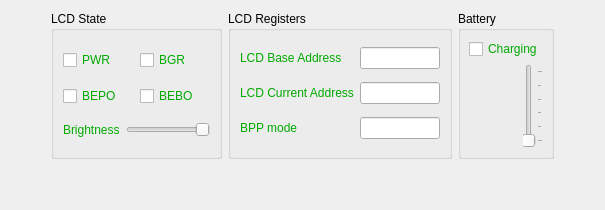
          <widget class="QWidget" name="misctab">
           <attribute name="title">
            <string>Misc.</string>
           </attribute>
           <layout class="QGridLayout" name="gridLayout_16">
            <item row="1" column="3">
             <widget class="QGroupBox" name="groupBox_7">
              <property name="sizePolicy">
               <sizepolicy hsizetype="Preferred" vsizetype="Maximum">
                <horstretch>0</horstretch>
                <verstretch>0</verstretch>
               </sizepolicy>
              </property>
              <property name="title">
               <string>Battery</string>
              </property>
              <layout class="QGridLayout" name="gridLayout_18">
               <property name="leftMargin">
                <number>8</number>
               </property>
               <property name="topMargin">
                <number>8</number>
               </property>
               <property name="rightMargin">
                <number>8</number>
               </property>
               <property name="bottomMargin">
                <number>8</number>
               </property>
               <property name="spacing">
                <number>5</number>
               </property>
               <item row="2" column="1">
                <widget class="QSlider" name="sliderBattery">
                 <property name="minimum">
                  <number>0</number>
                 </property>
                 <property name="maximum">
                  <number>5</number>
                 </property>
                 <property name="pageStep">
                  <number>2</number>
                 </property>
                 <property name="tickPosition">
                  <enum>QSlider::TicksBelow</enum>
                 </property>
                 <property name="tickInterval">
                  <number>1</number>
                 </property>
                </widget>
               </item>
               <item row="2" column="0">
                <widget class="QLabel" name="labelBattery"/>
               </item>
               <item row="1" column="0" colspan="2">
                <widget class="QCheckBox" name="checkCharging">
                 <property name="palette">
                  <palette>
                   <active>
                    <colorrole role="WindowText">
                     <brush brushstyle="SolidPattern">
                      <color alpha="255">
                       <red>0</red>
                       <green>170</green>
                       <blue>0</blue>
                      </color>
                     </brush>
                    </colorrole>
                   </active>
                   <inactive>
                    <colorrole role="WindowText">
                     <brush brushstyle="SolidPattern">
                      <color alpha="255">
                       <red>0</red>
                       <green>170</green>
                       <blue>0</blue>
                      </color>
                     </brush>
                    </colorrole>
                   </inactive>
                   <disabled>
                    <colorrole role="WindowText">
                     <brush brushstyle="SolidPattern">
                      <color alpha="255">
                       <red>120</red>
                       <green>120</green>
                       <blue>120</blue>
                      </color>
                     </brush>
                    </colorrole>
                   </disabled>
                  </palette>
                 </property>
                 <property name="text">
                  <string>Charging</string>
                 </property>
                </widget>
               </item>
              </layout>
             </widget>
            </item>
            <item row="1" column="0">
             <spacer name="horizontalSpacer_12">
              <property name="orientation">
               <enum>Qt::Horizontal</enum>
              </property>
              <property name="sizeType">
               <enum>QSizePolicy::Ignored</enum>
              </property>
              <property name="sizeHint" stdset="0">
               <size>
                <width>40</width>
                <height>20</height>
               </size>
              </property>
             </spacer>
            </item>
            <item row="1" column="4">
             <spacer name="horizontalSpacer_13">
              <property name="orientation">
               <enum>Qt::Horizontal</enum>
              </property>
              <property name="sizeType">
               <enum>QSizePolicy::Ignored</enum>
              </property>
              <property name="sizeHint" stdset="0">
               <size>
                <width>40</width>
                <height>20</height>
               </size>
              </property>
             </spacer>
            </item>
            <item row="1" column="2">
             <widget class="QGroupBox" name="groupBox_6">
              <property name="sizePolicy">
               <sizepolicy hsizetype="Preferred" vsizetype="Preferred">
                <horstretch>0</horstretch>
                <verstretch>0</verstretch>
               </sizepolicy>
              </property>
              <property name="title">
               <string>LCD Registers</string>
              </property>
              <layout class="QGridLayout" name="gridLayout_17">
               <item row="2" column="1">
                <widget class="QLineEdit" name="lcdcurrView">
                 <property name="sizePolicy">
                  <sizepolicy hsizetype="Preferred" vsizetype="Fixed">
                   <horstretch>0</horstretch>
                   <verstretch>0</verstretch>
                  </sizepolicy>
                 </property>
                 <property name="minimumSize">
                  <size>
                   <width>60</width>
                   <height>0</height>
                  </size>
                 </property>
                 <property name="maximumSize">
                  <size>
                   <width>80</width>
                   <height>16777215</height>
                  </size>
                 </property>
                 <property name="inputMask">
                  <string notr="true">&gt;HHHHHH</string>
                 </property>
                 <property name="text">
                  <string notr="true"/>
                 </property>
                </widget>
               </item>
               <item row="1" column="1">
                <widget class="QLineEdit" name="lcdbaseView">
                 <property name="sizePolicy">
                  <sizepolicy hsizetype="Preferred" vsizetype="Fixed">
                   <horstretch>0</horstretch>
                   <verstretch>0</verstretch>
                  </sizepolicy>
                 </property>
                 <property name="minimumSize">
                  <size>
                   <width>60</width>
                   <height>0</height>
                  </size>
                 </property>
                 <property name="maximumSize">
                  <size>
                   <width>80</width>
                   <height>16777215</height>
                  </size>
                 </property>
                 <property name="inputMask">
                  <string notr="true">&gt;HHHHHH</string>
                 </property>
                 <property name="text">
                  <string notr="true"/>
                 </property>
                </widget>
               </item>
               <item row="1" column="0">
                <widget class="QLabel" name="labelLCDbase">
                 <property name="palette">
                  <palette>
                   <active>
                    <colorrole role="WindowText">
                     <brush brushstyle="SolidPattern">
                      <color alpha="255">
                       <red>0</red>
                       <green>170</green>
                       <blue>0</blue>
                      </color>
                     </brush>
                    </colorrole>
                   </active>
                   <inactive>
                    <colorrole role="WindowText">
                     <brush brushstyle="SolidPattern">
                      <color alpha="255">
                       <red>0</red>
                       <green>170</green>
                       <blue>0</blue>
                      </color>
                     </brush>
                    </colorrole>
                   </inactive>
                   <disabled>
                    <colorrole role="WindowText">
                     <brush brushstyle="SolidPattern">
                      <color alpha="255">
                       <red>120</red>
                       <green>120</green>
                       <blue>120</blue>
                      </color>
                     </brush>
                    </colorrole>
                   </disabled>
                  </palette>
                 </property>
                 <property name="text">
                  <string>LCD Base Address</string>
                 </property>
                </widget>
               </item>
               <item row="2" column="0">
                <widget class="QLabel" name="labelLCDcurr">
                 <property name="palette">
                  <palette>
                   <active>
                    <colorrole role="WindowText">
                     <brush brushstyle="SolidPattern">
                      <color alpha="255">
                       <red>0</red>
                       <green>170</green>
                       <blue>0</blue>
                      </color>
                     </brush>
                    </colorrole>
                   </active>
                   <inactive>
                    <colorrole role="WindowText">
                     <brush brushstyle="SolidPattern">
                      <color alpha="255">
                       <red>0</red>
                       <green>170</green>
                       <blue>0</blue>
                      </color>
                     </brush>
                    </colorrole>
                   </inactive>
                   <disabled>
                    <colorrole role="WindowText">
                     <brush brushstyle="SolidPattern">
                      <color alpha="255">
                       <red>120</red>
                       <green>120</green>
                       <blue>120</blue>
                      </color>
                     </brush>
                    </colorrole>
                   </disabled>
                  </palette>
                 </property>
                 <property name="text">
                  <string>LCD Current Address</string>
                 </property>
                </widget>
               </item>
               <item row="3" column="0">
                <widget class="QLabel" name="labelBPP">
                 <property name="palette">
                  <palette>
                   <active>
                    <colorrole role="WindowText">
                     <brush brushstyle="SolidPattern">
                      <color alpha="255">
                       <red>0</red>
                       <green>170</green>
                       <blue>0</blue>
                      </color>
                     </brush>
                    </colorrole>
                   </active>
                   <inactive>
                    <colorrole role="WindowText">
                     <brush brushstyle="SolidPattern">
                      <color alpha="255">
                       <red>0</red>
                       <green>170</green>
                       <blue>0</blue>
                      </color>
                     </brush>
                    </colorrole>
                   </inactive>
                   <disabled>
                    <colorrole role="WindowText">
                     <brush brushstyle="SolidPattern">
                      <color alpha="255">
                       <red>120</red>
                       <green>120</green>
                       <blue>120</blue>
                      </color>
                     </brush>
                    </colorrole>
                   </disabled>
                  </palette>
                 </property>
                 <property name="text">
                  <string>BPP mode</string>
                 </property>
                </widget>
               </item>
               <item row="3" column="1">
                <widget class="QLineEdit" name="bppView">
                 <property name="sizePolicy">
                  <sizepolicy hsizetype="Preferred" vsizetype="Fixed">
                   <horstretch>0</horstretch>
                   <verstretch>0</verstretch>
                  </sizepolicy>
                 </property>
                 <property name="minimumSize">
                  <size>
                   <width>60</width>
                   <height>0</height>
                  </size>
                 </property>
                 <property name="maximumSize">
                  <size>
                   <width>80</width>
                   <height>16777215</height>
                  </size>
                 </property>
                 <property name="inputMask">
                  <string>&gt;99</string>
                 </property>
                </widget>
               </item>
              </layout>
             </widget>
            </item>
            <item row="1" column="1">
             <widget class="QGroupBox" name="groupBox_4">
              <property name="sizePolicy">
               <sizepolicy hsizetype="Preferred" vsizetype="Preferred">
                <horstretch>0</horstretch>
                <verstretch>0</verstretch>
               </sizepolicy>
              </property>
              <property name="title">
               <string>LCD State</string>
              </property>
              <layout class="QGridLayout" name="gridLayout_14">
               <item row="1" column="0">
                <widget class="QCheckBox" name="checkPowered">
                 <property name="palette">
                  <palette>
                   <active>
                    <colorrole role="WindowText">
                     <brush brushstyle="SolidPattern">
                      <color alpha="255">
                       <red>0</red>
                       <green>170</green>
                       <blue>0</blue>
                      </color>
                     </brush>
                    </colorrole>
                   </active>
                   <inactive>
                    <colorrole role="WindowText">
                     <brush brushstyle="SolidPattern">
                      <color alpha="255">
                       <red>0</red>
                       <green>170</green>
                       <blue>0</blue>
                      </color>
                     </brush>
                    </colorrole>
                   </inactive>
                   <disabled>
                    <colorrole role="WindowText">
                     <brush brushstyle="SolidPattern">
                      <color alpha="255">
                       <red>120</red>
                       <green>120</green>
                       <blue>120</blue>
                      </color>
                     </brush>
                    </colorrole>
                   </disabled>
                  </palette>
                 </property>
                 <property name="text">
                  <string>PWR</string>
                 </property>
                 <property name="checkable">
                  <bool>true</bool>
                 </property>
                 <property name="checked">
                  <bool>false</bool>
                 </property>
                </widget>
               </item>
               <item row="2" column="0">
                <widget class="QCheckBox" name="checkBEPO">
                 <property name="palette">
                  <palette>
                   <active>
                    <colorrole role="WindowText">
                     <brush brushstyle="SolidPattern">
                      <color alpha="255">
                       <red>0</red>
                       <green>170</green>
                       <blue>0</blue>
                      </color>
                     </brush>
                    </colorrole>
                   </active>
                   <inactive>
                    <colorrole role="WindowText">
                     <brush brushstyle="SolidPattern">
                      <color alpha="255">
                       <red>0</red>
                       <green>170</green>
                       <blue>0</blue>
                      </color>
                     </brush>
                    </colorrole>
                   </inactive>
                   <disabled>
                    <colorrole role="WindowText">
                     <brush brushstyle="SolidPattern">
                      <color alpha="255">
                       <red>120</red>
                       <green>120</green>
                       <blue>120</blue>
                      </color>
                     </brush>
                    </colorrole>
                   </disabled>
                  </palette>
                 </property>
                 <property name="text">
                  <string>BEPO</string>
                 </property>
                </widget>
               </item>
               <item row="1" column="1">
                <widget class="QCheckBox" name="checkBGR">
                 <property name="palette">
                  <palette>
                   <active>
                    <colorrole role="WindowText">
                     <brush brushstyle="SolidPattern">
                      <color alpha="255">
                       <red>0</red>
                       <green>170</green>
                       <blue>0</blue>
                      </color>
                     </brush>
                    </colorrole>
                   </active>
                   <inactive>
                    <colorrole role="WindowText">
                     <brush brushstyle="SolidPattern">
                      <color alpha="255">
                       <red>0</red>
                       <green>170</green>
                       <blue>0</blue>
                      </color>
                     </brush>
                    </colorrole>
                   </inactive>
                   <disabled>
                    <colorrole role="WindowText">
                     <brush brushstyle="SolidPattern">
                      <color alpha="255">
                       <red>120</red>
                       <green>120</green>
                       <blue>120</blue>
                      </color>
                     </brush>
                    </colorrole>
                   </disabled>
                  </palette>
                 </property>
                 <property name="text">
                  <string>BGR</string>
                 </property>
                </widget>
               </item>
               <item row="2" column="1">
                <widget class="QCheckBox" name="checkBEBO">
                 <property name="palette">
                  <palette>
                   <active>
                    <colorrole role="WindowText">
                     <brush brushstyle="SolidPattern">
                      <color alpha="255">
                       <red>0</red>
                       <green>170</green>
                       <blue>0</blue>
                      </color>
                     </brush>
                    </colorrole>
                   </active>
                   <inactive>
                    <colorrole role="WindowText">
                     <brush brushstyle="SolidPattern">
                      <color alpha="255">
                       <red>0</red>
                       <green>170</green>
                       <blue>0</blue>
                      </color>
                     </brush>
                    </colorrole>
                   </inactive>
                   <disabled>
                    <colorrole role="WindowText">
                     <brush brushstyle="SolidPattern">
                      <color alpha="255">
                       <red>120</red>
                       <green>120</green>
                       <blue>120</blue>
                      </color>
                     </brush>
                    </colorrole>
                   </disabled>
                  </palette>
                 </property>
                 <property name="text">
                  <string>BEBO</string>
                 </property>
                </widget>
               </item>
               <item row="3" column="0" colspan="2">
                <layout class="QHBoxLayout" name="horizontalLayout_18">
                 <item>
                  <widget class="QLabel" name="labelBrightness">
                   <property name="palette">
                    <palette>
                     <active>
                      <colorrole role="WindowText">
                       <brush brushstyle="SolidPattern">
                        <color alpha="255">
                         <red>0</red>
                         <green>170</green>
                         <blue>0</blue>
                        </color>
                       </brush>
                      </colorrole>
                     </active>
                     <inactive>
                      <colorrole role="WindowText">
                       <brush brushstyle="SolidPattern">
                        <color alpha="255">
                         <red>0</red>
                         <green>170</green>
                         <blue>0</blue>
                        </color>
                       </brush>
                      </colorrole>
                     </inactive>
                     <disabled>
                      <colorrole role="WindowText">
                       <brush brushstyle="SolidPattern">
                        <color alpha="255">
                         <red>120</red>
                         <green>120</green>
                         <blue>120</blue>
                        </color>
                       </brush>
                      </colorrole>
                     </disabled>
                    </palette>
                   </property>
                   <property name="text">
                    <string>Brightness</string>
                   </property>
                   <property name="alignment">
                    <set>Qt::AlignLeading|Qt::AlignLeft|Qt::AlignVCenter</set>
                   </property>
                  </widget>
                 </item>
                 <item>
                  <widget class="QSlider" name="brightnessSlider">
                   <property name="sizePolicy">
                    <sizepolicy hsizetype="Preferred" vsizetype="Fixed">
                     <horstretch>0</horstretch>
                     <verstretch>0</verstretch>
                    </sizepolicy>
                   </property>
                   <property name="maximum">
                    <number>255</number>
                   </property>
                   <property name="orientation">
                    <enum>Qt::Horizontal</enum>
                   </property>
                   <property name="invertedAppearance">
                    <bool>true</bool>
                   </property>
                  </widget>
                 </item>
                </layout>
               </item>
              </layout>
             </widget>
            </item>
            <item row="2" column="2">
             <spacer name="verticalSpacer_5">
              <property name="orientation">
               <enum>Qt::Vertical</enum>
              </property>
              <property name="sizeType">
               <enum>QSizePolicy::Ignored</enum>
              </property>
              <property name="sizeHint" stdset="0">
               <size>
                <width>20</width>
                <height>40</height>
               </size>
              </property>
             </spacer>
            </item>
           </layout>
          </widget>
